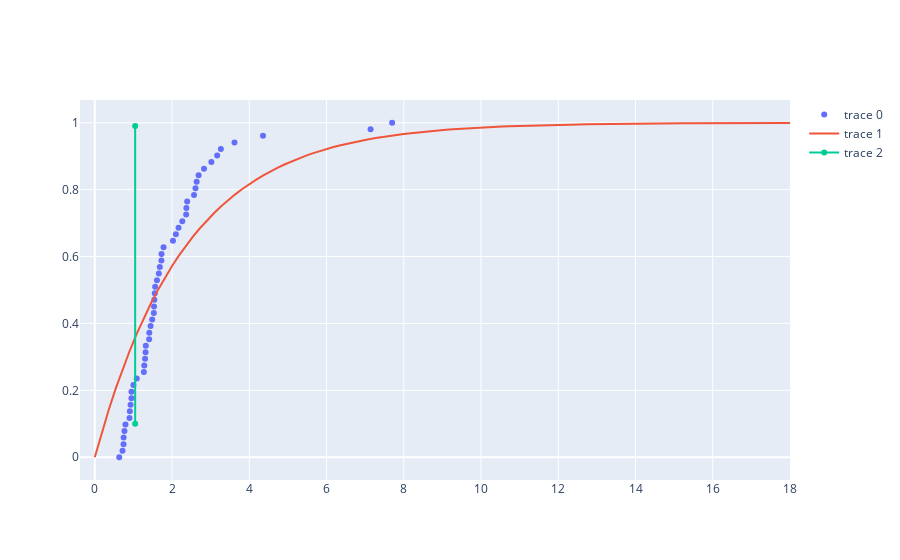

The notebook cell saved with this chart:
### Code cell
fig = go.Figure()
v = np.abs (coefficients)


def exp_cdf (x, a):
    return 1- np.exp(-a*x)

popt, pcov = opt.curve_fit(exp_cdf, np.sort(v), np.linspace(0, 1, len(v)), p0=[1])

thr = -np.log(1 - 1/len(coefficients))/popt[0]


fig.add_trace(go.Scatter (x = np.sort(v), y = np.linspace (0,1,len(v)), mode = 'markers'))

c = np.linspace (0, 18, 100)
fig.add_trace(go.Scatter (x = c, y = exp_cdf(c, *popt)))
fig.add_trace(go.Scatter (x = (thr+1,thr+1), y = (0.1, 0.99)))
